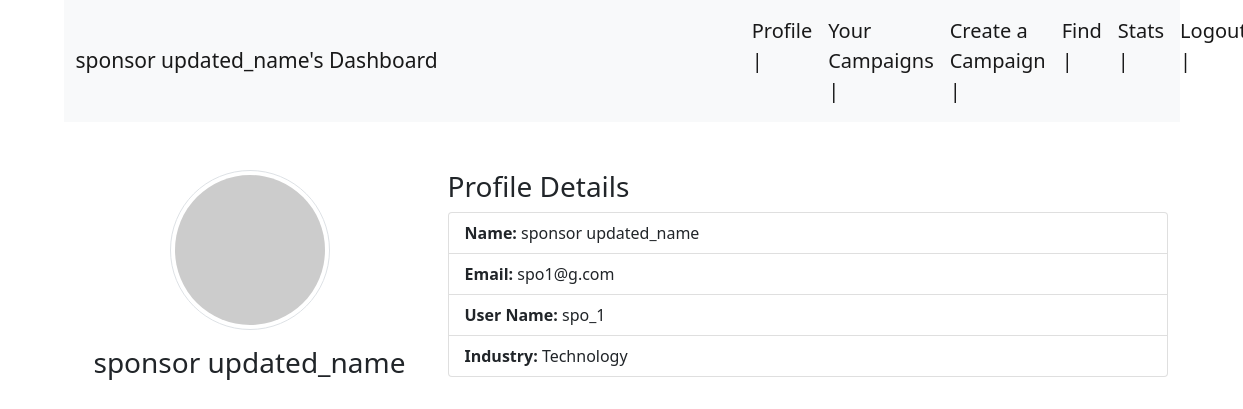
The page /sponsor/profile/3 on the database its author committed.
### backend/models.py (models this page shows)
class user_table(db.Model):
    __tablename__ = "user_table"
    id = db.Column(db.Integer, primary_key=True)
    email = db.Column(db.String, nullable=False)
    full_name = db.Column(db.String, nullable=False)
    user_name = db.Column(db.String, nullable=False)
    pwd = db.Column(db.String, nullable=False)
    role = db.Column(db.Integer, nullable=False)
    status = db.Column(db.Integer,nullable = False,default = 1)
    user_influencer = db.relationship("influencers", backref="user")
    user_sponsor = db.relationship("sponsors", backref="user")

class sponsors(db.Model):
    __tablename__ = "sponsors"
    id = db.Column(db.Integer, db.ForeignKey('user_table.id'), primary_key=True)
    industry = db.Column(db.String, nullable=False)
    budget = db.Column(db.Integer, nullable=False)

### backend/sponsor_controllers.py (the view)
@app.route("/sponsor/profile/<int:user_id>", methods=["GET", "POST"])
def sponsor_profile(user_id):
    user = user_table.query.filter_by(id=user_id).first()
    sponsor = sponsors.query.filter_by(id=user_id).first()
    sponsor_info = get_sponsor_info(user_id)
    return render_template("sponsor_templates/sponsor-profile.html",sponsor_info = sponsor_info,id = user_id)

### backend/sponsor_controllers.py (called while the page is built)
def get_sponsor_info(user_id):
    user = user_table.query.filter_by(id=user_id).first() #user_table data
    sponsor = sponsors.query.filter_by(id=user_id).first() #sponsor table data
    user_info = {}
    user_info[user_id] = [user.email,user.full_name,user.user_name,user.pwd,user.role,user.status]
    user_info[user_id].append(sponsor.industry)
    user_info[user_id].append(sponsor.budget)
    return dict(user_info)

### templates/sponsor_templates/sponsor-profile.html (shortened to what this page needs)
<!DOCTYPE html>
<html lang="en">
<head>
    <link rel="stylesheet" href="/static/style.css">
    <link href="https://cdn.jsdelivr.net/npm/bootstrap@5.0.2/dist/css/bootstrap.min.css" rel="stylesheet">
</head>
<body>
    <div class = "container">
        <div class = "panel">
                    <nav class="navbar navbar-expand-lg navbar-light bg-light">
                        <div class="container-fluid">
                            <a class="navbar-brand" style="font-size:21px;" href="#">{{ sponsor_info[id][1] }}'s Dashboard</a>
                            <div class="collapse navbar-collapse" id="navbarNavDropdown">
                                <ul class="navbar-nav" style="font-size:20px;">
                                    <li class="nav-item" style="margin-left: 290px">
                                        <a class="nav-link active" aria-current="page" href="">Profile |</a>
                                    </li>
                                    <li class="nav-item">
                                        <a class="nav-link active" aria-current="page" href="/sponsor/campaigns/{{id}}">Your Campaigns |</a>
                                    </li>
                                    <li class="nav-item">
                                        <a class="nav-link active" aria-current="page" href="/sponsor/new_campaign/{{id}}">Create a Campaign |</a>
                                    </li>
                                    <li class="nav-item">
                                        <a class="nav-link active" aria-current="page" href="#">Find |</a>
                                    </li>
                                    <li class="nav-item">
                                        <a class="nav-link active" aria-current="page" href="#">Stats |</a>
                                    </li>
                                    <li class="nav-item">
                                        <a class="nav-link active" aria-current="page" href="/login">Logout |</a>
                                    </li>
                                </ul>
                            </div>
                        </div>
                    </nav>
            <div class="container mt-5">
                <div class="row">
                    <div class="col-md-4 text-center">
                        <img src="https://via.placeholder.com/150" class="img-thumbnail rounded-circle" alt="Profile Picture">
                        <h3 class="mt-3">{{ sponsor_info[id][1] }}</h3>
                    </div>
                    <div class="col-md-8">
                        <h3>Profile Details</h3>
                        <ul class="list-group">
                            <li class="list-group-item"><strong>Name:</strong> {{ sponsor_info[id][1] }}</li>
                            <li class="list-group-item"><strong>Email:</strong> {{ sponsor_info[id][0] }}</li>
                            <li class="list-group-item"><strong>User Name:</strong> {{ sponsor_info[id][2] }}</li>
                            <li class="list-group-item"><strong>Industry:</strong> {{ sponsor_info[id][6] }}</li>
                        </ul>
                    </div>
                </div>
            </div>
        </div>
    </div>
</body>
</html>

### static/style.css (style rules this page uses)
* { margin : 0px; }

### rows shown on the page
user_table: full_name "sponsor updated_name", email "spo1@g.com", user_name "spo_1"
sponsors: industry "Technology"
